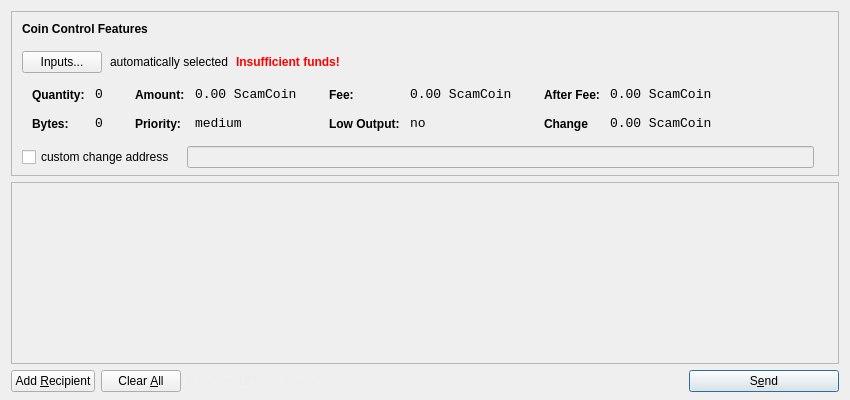
<?xml version="1.0" encoding="UTF-8"?>
<ui version="4.0">
 <class>SendCoinsDialog</class>
 <widget class="QDialog" name="SendCoinsDialog">
  <property name="geometry">
   <rect>
    <x>0</x>
    <y>0</y>
    <width>850</width>
    <height>400</height>
   </rect>
  </property>
  <property name="windowTitle">
   <string>Send Coins</string>
  </property>
  <layout class="QVBoxLayout" name="verticalLayout" stretch="0,1,0">
   <property name="bottomMargin">
    <number>8</number>
   </property>
   <item>
    <widget class="QFrame" name="frameCoinControl">
     <property name="sizePolicy">
      <sizepolicy hsizetype="Expanding" vsizetype="Expanding">
       <horstretch>0</horstretch>
       <verstretch>0</verstretch>
      </sizepolicy>
     </property>
     <property name="maximumSize">
      <size>
       <width>16777215</width>
       <height>16777215</height>
      </size>
     </property>
     <property name="frameShape">
      <enum>QFrame::StyledPanel</enum>
     </property>
     <property name="frameShadow">
      <enum>QFrame::Sunken</enum>
     </property>
     <layout class="QVBoxLayout" name="verticalLayoutCoinControl2">
      <property name="spacing">
       <number>6</number>
      </property>
      <property name="leftMargin">
       <number>0</number>
      </property>
      <property name="topMargin">
       <number>0</number>
      </property>
      <property name="rightMargin">
       <number>0</number>
      </property>
      <property name="bottomMargin">
       <number>6</number>
      </property>
      <item>
       <layout class="QVBoxLayout" name="verticalLayoutCoinControl" stretch="0,0,0,0,1">
        <property name="spacing">
         <number>0</number>
        </property>
        <property name="leftMargin">
         <number>10</number>
        </property>
        <property name="topMargin">
         <number>10</number>
        </property>
        <item>
         <layout class="QHBoxLayout" name="horizontalLayoutCoinControl1">
          <property name="bottomMargin">
           <number>15</number>
          </property>
          <item>
           <widget class="QLabel" name="labelCoinControlFeatures">
            <property name="sizePolicy">
             <sizepolicy hsizetype="Preferred" vsizetype="Maximum">
              <horstretch>0</horstretch>
              <verstretch>0</verstretch>
             </sizepolicy>
            </property>
            <property name="font">
             <font>
              <weight>75</weight>
              <bold>true</bold>
             </font>
            </property>
            <property name="styleSheet">
             <string notr="true">font-weight:bold;</string>
            </property>
            <property name="text">
             <string>Coin Control Features</string>
            </property>
           </widget>
          </item>
         </layout>
        </item>
        <item>
         <layout class="QHBoxLayout" name="horizontalLayoutCoinControl2" stretch="0,0,0,0">
          <property name="spacing">
           <number>8</number>
          </property>
          <property name="bottomMargin">
           <number>10</number>
          </property>
          <item>
           <widget class="QPushButton" name="pushButtonCoinControl">
            <property name="styleSheet">
             <string notr="true"/>
            </property>
            <property name="text">
             <string>Inputs...</string>
            </property>
           </widget>
          </item>
          <item>
           <widget class="QLabel" name="labelCoinControlAutomaticallySelected">
            <property name="text">
             <string>automatically selected</string>
            </property>
            <property name="margin">
             <number>5</number>
            </property>
           </widget>
          </item>
          <item>
           <widget class="QLabel" name="labelCoinControlInsuffFunds">
            <property name="font">
             <font>
              <weight>75</weight>
              <bold>true</bold>
             </font>
            </property>
            <property name="styleSheet">
             <string notr="true">color:red;font-weight:bold;</string>
            </property>
            <property name="text">
             <string>Insufficient funds!</string>
            </property>
            <property name="margin">
             <number>5</number>
            </property>
           </widget>
          </item>
          <item>
           <spacer name="horizontalSpacerCoinControl">
            <property name="orientation">
             <enum>Qt::Horizontal</enum>
            </property>
            <property name="sizeHint" stdset="0">
             <size>
              <width>40</width>
              <height>1</height>
             </size>
            </property>
           </spacer>
          </item>
         </layout>
        </item>
        <item>
         <widget class="QWidget" name="widgetCoinControl" native="true">
          <property name="sizePolicy">
           <sizepolicy hsizetype="Preferred" vsizetype="Preferred">
            <horstretch>0</horstretch>
            <verstretch>0</verstretch>
           </sizepolicy>
          </property>
          <property name="minimumSize">
           <size>
            <width>0</width>
            <height>0</height>
           </size>
          </property>
          <property name="styleSheet">
           <string notr="true"/>
          </property>
          <layout class="QHBoxLayout" name="horizontalLayoutCoinControl5">
           <property name="margin">
            <number>0</number>
           </property>
           <item>
            <layout class="QHBoxLayout" name="horizontalLayoutCoinControl3" stretch="0,0,0,1">
             <property name="spacing">
              <number>20</number>
             </property>
             <property name="topMargin">
              <number>0</number>
             </property>
             <property name="bottomMargin">
              <number>10</number>
             </property>
             <item>
              <layout class="QFormLayout" name="formLayoutCoinControl1">
               <property name="horizontalSpacing">
                <number>10</number>
               </property>
               <property name="verticalSpacing">
                <number>14</number>
               </property>
               <property name="leftMargin">
                <number>10</number>
               </property>
               <property name="topMargin">
                <number>4</number>
               </property>
               <property name="rightMargin">
                <number>6</number>
               </property>
               <item row="0" column="0">
                <widget class="QLabel" name="labelCoinControlQuantityText">
                 <property name="styleSheet">
                  <string notr="true">font-weight:bold;</string>
                 </property>
                 <property name="text">
                  <string>Quantity:</string>
                 </property>
                 <property name="margin">
                  <number>0</number>
                 </property>
                </widget>
               </item>
               <item row="0" column="1">
                <widget class="QLabel" name="labelCoinControlQuantity">
                 <property name="font">
                  <font>
                   <family>Monospace</family>
                   <pointsize>10</pointsize>
                  </font>
                 </property>
                 <property name="cursor">
                  <cursorShape>IBeamCursor</cursorShape>
                 </property>
                 <property name="contextMenuPolicy">
                  <enum>Qt::ActionsContextMenu</enum>
                 </property>
                 <property name="text">
                  <string>0</string>
                 </property>
                 <property name="margin">
                  <number>0</number>
                 </property>
                 <property name="textInteractionFlags">
                  <set>Qt::LinksAccessibleByMouse|Qt::TextSelectableByKeyboard|Qt::TextSelectableByMouse</set>
                 </property>
                </widget>
               </item>
               <item row="1" column="0">
                <widget class="QLabel" name="labelCoinControlBytesText">
                 <property name="styleSheet">
                  <string notr="true">font-weight:bold;</string>
                 </property>
                 <property name="text">
                  <string>Bytes:</string>
                 </property>
                </widget>
               </item>
               <item row="1" column="1">
                <widget class="QLabel" name="labelCoinControlBytes">
                 <property name="font">
                  <font>
                   <family>Monospace</family>
                   <pointsize>10</pointsize>
                  </font>
                 </property>
                 <property name="cursor">
                  <cursorShape>IBeamCursor</cursorShape>
                 </property>
                 <property name="contextMenuPolicy">
                  <enum>Qt::ActionsContextMenu</enum>
                 </property>
                 <property name="text">
                  <string>0</string>
                 </property>
                 <property name="textInteractionFlags">
                  <set>Qt::LinksAccessibleByMouse|Qt::TextSelectableByKeyboard|Qt::TextSelectableByMouse</set>
                 </property>
                </widget>
               </item>
              </layout>
             </item>
             <item>
              <layout class="QFormLayout" name="formLayoutCoinControl2">
               <property name="horizontalSpacing">
                <number>10</number>
               </property>
               <property name="verticalSpacing">
                <number>14</number>
               </property>
               <property name="leftMargin">
                <number>6</number>
               </property>
               <property name="topMargin">
                <number>4</number>
               </property>
               <property name="rightMargin">
                <number>6</number>
               </property>
               <item row="0" column="0">
                <widget class="QLabel" name="labelCoinControlAmountText">
                 <property name="styleSheet">
                  <string notr="true">font-weight:bold;</string>
                 </property>
                 <property name="text">
                  <string>Amount:</string>
                 </property>
                 <property name="margin">
                  <number>0</number>
                 </property>
                </widget>
               </item>
               <item row="0" column="1">
                <widget class="QLabel" name="labelCoinControlAmount">
                 <property name="font">
                  <font>
                   <family>Monospace</family>
                   <pointsize>10</pointsize>
                  </font>
                 </property>
                 <property name="cursor">
                  <cursorShape>IBeamCursor</cursorShape>
                 </property>
                 <property name="contextMenuPolicy">
                  <enum>Qt::ActionsContextMenu</enum>
                 </property>
                 <property name="text">
                  <string>0.00 ScamCoin</string>
                 </property>
                 <property name="textInteractionFlags">
                  <set>Qt::LinksAccessibleByMouse|Qt::TextSelectableByKeyboard|Qt::TextSelectableByMouse</set>
                 </property>
                </widget>
               </item>
               <item row="1" column="0">
                <widget class="QLabel" name="labelCoinControlPriorityText">
                 <property name="styleSheet">
                  <string notr="true">font-weight:bold;</string>
                 </property>
                 <property name="text">
                  <string>Priority:</string>
                 </property>
                </widget>
               </item>
               <item row="1" column="1">
                <widget class="QLabel" name="labelCoinControlPriority">
                 <property name="font">
                  <font>
                   <family>Monospace</family>
                   <pointsize>10</pointsize>
                  </font>
                 </property>
                 <property name="cursor">
                  <cursorShape>IBeamCursor</cursorShape>
                 </property>
                 <property name="contextMenuPolicy">
                  <enum>Qt::ActionsContextMenu</enum>
                 </property>
                 <property name="text">
                  <string>medium</string>
                 </property>
                 <property name="textInteractionFlags">
                  <set>Qt::LinksAccessibleByMouse|Qt::TextSelectableByKeyboard|Qt::TextSelectableByMouse</set>
                 </property>
                </widget>
               </item>
              </layout>
             </item>
             <item>
              <layout class="QFormLayout" name="formLayoutCoinControl3">
               <property name="horizontalSpacing">
                <number>10</number>
               </property>
               <property name="verticalSpacing">
                <number>14</number>
               </property>
               <property name="leftMargin">
                <number>6</number>
               </property>
               <property name="topMargin">
                <number>4</number>
               </property>
               <property name="rightMargin">
                <number>6</number>
               </property>
               <item row="0" column="0">
                <widget class="QLabel" name="labelCoinControlFeeText">
                 <property name="styleSheet">
                  <string notr="true">font-weight:bold;</string>
                 </property>
                 <property name="text">
                  <string>Fee:</string>
                 </property>
                 <property name="margin">
                  <number>0</number>
                 </property>
                </widget>
               </item>
               <item row="0" column="1">
                <widget class="QLabel" name="labelCoinControlFee">
                 <property name="font">
                  <font>
                   <family>Monospace</family>
                   <pointsize>10</pointsize>
                  </font>
                 </property>
                 <property name="cursor">
                  <cursorShape>IBeamCursor</cursorShape>
                 </property>
                 <property name="contextMenuPolicy">
                  <enum>Qt::ActionsContextMenu</enum>
                 </property>
                 <property name="text">
                  <string>0.00 ScamCoin</string>
                 </property>
                 <property name="textInteractionFlags">
                  <set>Qt::LinksAccessibleByMouse|Qt::TextSelectableByKeyboard|Qt::TextSelectableByMouse</set>
                 </property>
                </widget>
               </item>
               <item row="1" column="0">
                <widget class="QLabel" name="labelCoinControlLowOutputText">
                 <property name="styleSheet">
                  <string notr="true">font-weight:bold;</string>
                 </property>
                 <property name="text">
                  <string>Low Output:</string>
                 </property>
                </widget>
               </item>
               <item row="1" column="1">
                <widget class="QLabel" name="labelCoinControlLowOutput">
                 <property name="font">
                  <font>
                   <family>Monospace</family>
                   <pointsize>10</pointsize>
                  </font>
                 </property>
                 <property name="cursor">
                  <cursorShape>IBeamCursor</cursorShape>
                 </property>
                 <property name="contextMenuPolicy">
                  <enum>Qt::ActionsContextMenu</enum>
                 </property>
                 <property name="text">
                  <string>no</string>
                 </property>
                 <property name="textInteractionFlags">
                  <set>Qt::LinksAccessibleByMouse|Qt::TextSelectableByKeyboard|Qt::TextSelectableByMouse</set>
                 </property>
                </widget>
               </item>
              </layout>
             </item>
             <item>
              <layout class="QFormLayout" name="formLayoutCoinControl4">
               <property name="horizontalSpacing">
                <number>10</number>
               </property>
               <property name="verticalSpacing">
                <number>14</number>
               </property>
               <property name="leftMargin">
                <number>6</number>
               </property>
               <property name="topMargin">
                <number>4</number>
               </property>
               <property name="rightMargin">
                <number>6</number>
               </property>
               <item row="0" column="0">
                <widget class="QLabel" name="labelCoinControlAfterFeeText">
                 <property name="styleSheet">
                  <string notr="true">font-weight:bold;</string>
                 </property>
                 <property name="text">
                  <string>After Fee:</string>
                 </property>
                 <property name="margin">
                  <number>0</number>
                 </property>
                </widget>
               </item>
               <item row="0" column="1">
                <widget class="QLabel" name="labelCoinControlAfterFee">
                 <property name="font">
                  <font>
                   <family>Monospace</family>
                   <pointsize>10</pointsize>
                  </font>
                 </property>
                 <property name="cursor">
                  <cursorShape>IBeamCursor</cursorShape>
                 </property>
                 <property name="contextMenuPolicy">
                  <enum>Qt::ActionsContextMenu</enum>
                 </property>
                 <property name="text">
                  <string>0.00 ScamCoin</string>
                 </property>
                 <property name="textInteractionFlags">
                  <set>Qt::LinksAccessibleByMouse|Qt::TextSelectableByKeyboard|Qt::TextSelectableByMouse</set>
                 </property>
                </widget>
               </item>
               <item row="1" column="0">
                <widget class="QLabel" name="labelCoinControlChangeText">
                 <property name="styleSheet">
                  <string notr="true">font-weight:bold;</string>
                 </property>
                 <property name="text">
                  <string>Change</string>
                 </property>
                </widget>
               </item>
               <item row="1" column="1">
                <widget class="QLabel" name="labelCoinControlChange">
                 <property name="font">
                  <font>
                   <family>Monospace</family>
                   <pointsize>10</pointsize>
                  </font>
                 </property>
                 <property name="cursor">
                  <cursorShape>IBeamCursor</cursorShape>
                 </property>
                 <property name="contextMenuPolicy">
                  <enum>Qt::ActionsContextMenu</enum>
                 </property>
                 <property name="text">
                  <string>0.00 ScamCoin</string>
                 </property>
                 <property name="textInteractionFlags">
                  <set>Qt::LinksAccessibleByMouse|Qt::TextSelectableByKeyboard|Qt::TextSelectableByMouse</set>
                 </property>
                </widget>
               </item>
              </layout>
             </item>
            </layout>
           </item>
          </layout>
         </widget>
        </item>
        <item>
         <layout class="QHBoxLayout" name="horizontalLayoutCoinControl4" stretch="0,0,0">
          <property name="spacing">
           <number>12</number>
          </property>
          <property name="sizeConstraint">
           <enum>QLayout::SetDefaultConstraint</enum>
          </property>
          <property name="topMargin">
           <number>5</number>
          </property>
          <property name="rightMargin">
           <number>5</number>
          </property>
          <item>
           <widget class="QCheckBox" name="checkBoxCoinControlChange">
            <property name="text">
             <string>custom change address</string>
            </property>
           </widget>
          </item>
          <item>
           <widget class="QLineEdit" name="lineEditCoinControlChange">
            <property name="enabled">
             <bool>false</bool>
            </property>
            <property name="sizePolicy">
             <sizepolicy hsizetype="Expanding" vsizetype="Fixed">
              <horstretch>0</horstretch>
              <verstretch>0</verstretch>
             </sizepolicy>
            </property>
           </widget>
          </item>
          <item>
           <widget class="QLabel" name="labelCoinControlChangeLabel">
            <property name="sizePolicy">
             <sizepolicy hsizetype="Preferred" vsizetype="Expanding">
              <horstretch>0</horstretch>
              <verstretch>0</verstretch>
             </sizepolicy>
            </property>
            <property name="minimumSize">
             <size>
              <width>0</width>
              <height>0</height>
             </size>
            </property>
            <property name="text">
             <string/>
            </property>
            <property name="margin">
             <number>3</number>
            </property>
           </widget>
          </item>
         </layout>
        </item>
        <item>
         <spacer name="verticalSpacerCoinControl">
          <property name="orientation">
           <enum>Qt::Vertical</enum>
          </property>
          <property name="sizeHint" stdset="0">
           <size>
            <width>800</width>
            <height>1</height>
           </size>
          </property>
         </spacer>
        </item>
       </layout>
      </item>
     </layout>
    </widget>
   </item>
   <item>
    <widget class="QScrollArea" name="scrollArea">
     <property name="widgetResizable">
      <bool>true</bool>
     </property>
     <widget class="QWidget" name="scrollAreaWidgetContents">
      <property name="geometry">
       <rect>
        <x>0</x>
        <y>0</y>
        <width>830</width>
        <height>156</height>
       </rect>
      </property>
      <layout class="QVBoxLayout" name="verticalLayout_2">
       <property name="margin">
        <number>0</number>
       </property>
       <item>
        <layout class="QVBoxLayout" name="entries">
         <property name="spacing">
          <number>6</number>
         </property>
        </layout>
       </item>
       <item>
        <spacer name="verticalSpacer">
         <property name="orientation">
          <enum>Qt::Vertical</enum>
         </property>
         <property name="sizeHint" stdset="0">
          <size>
           <width>20</width>
           <height>40</height>
          </size>
         </property>
        </spacer>
       </item>
      </layout>
     </widget>
    </widget>
   </item>
   <item>
    <layout class="QHBoxLayout" name="horizontalLayout">
     <item>
      <widget class="QPushButton" name="addButton">
       <property name="toolTip">
        <string>Send to multiple recipients at once</string>
       </property>
       <property name="text">
        <string>Add &amp;Recipient</string>
       </property>
       <property name="icon">
        <iconset resource="../bitcoin.qrc">
         <normaloff>:/icons/add</normaloff>:/icons/add</iconset>
       </property>
       <property name="autoDefault">
        <bool>false</bool>
       </property>
      </widget>
     </item>
     <item>
      <widget class="QPushButton" name="clearButton">
       <property name="sizePolicy">
        <sizepolicy hsizetype="Minimum" vsizetype="Fixed">
         <horstretch>0</horstretch>
         <verstretch>0</verstretch>
        </sizepolicy>
       </property>
       <property name="toolTip">
        <string>Remove all transaction fields</string>
       </property>
       <property name="text">
        <string>Clear &amp;All</string>
       </property>
       <property name="icon">
        <iconset resource="../bitcoin.qrc">
         <normaloff>:/icons/remove</normaloff>:/icons/remove</iconset>
       </property>
       <property name="autoRepeatDelay">
        <number>300</number>
       </property>
       <property name="autoDefault">
        <bool>false</bool>
       </property>
      </widget>
     </item>
     <item>
      <layout class="QHBoxLayout" name="horizontalLayout_2">
       <property name="spacing">
        <number>3</number>
       </property>
       <item>
        <widget class="QLabel" name="label">
         <property name="sizePolicy">
          <sizepolicy hsizetype="Preferred" vsizetype="Fixed">
           <horstretch>0</horstretch>
           <verstretch>0</verstretch>
          </sizepolicy>
         </property>
         <property name="styleSheet">
          <string notr="true">#label { color: #ededed; }</string>
         </property>
         <property name="text">
          <string>Balance:</string>
         </property>
        </widget>
       </item>
       <item>
        <widget class="QLabel" name="labelBalance">
         <property name="sizePolicy">
          <sizepolicy hsizetype="Preferred" vsizetype="Fixed">
           <horstretch>0</horstretch>
           <verstretch>0</verstretch>
          </sizepolicy>
         </property>
         <property name="cursor">
          <cursorShape>IBeamCursor</cursorShape>
         </property>
         <property name="styleSheet">
          <string notr="true">#labelBalance { color: #ededed; }</string>
         </property>
         <property name="text">
          <string>123.456 ScamCoin</string>
         </property>
         <property name="textInteractionFlags">
          <set>Qt::LinksAccessibleByMouse|Qt::TextSelectableByKeyboard|Qt::TextSelectableByMouse</set>
         </property>
        </widget>
       </item>
      </layout>
     </item>
     <item>
      <spacer name="horizontalSpacer">
       <property name="orientation">
        <enum>Qt::Horizontal</enum>
       </property>
       <property name="sizeHint" stdset="0">
        <size>
         <width>40</width>
         <height>20</height>
        </size>
       </property>
      </spacer>
     </item>
     <item>
      <widget class="QPushButton" name="sendButton">
       <property name="minimumSize">
        <size>
         <width>150</width>
         <height>0</height>
        </size>
       </property>
       <property name="toolTip">
        <string>Confirm the send action</string>
       </property>
       <property name="text">
        <string>S&amp;end</string>
       </property>
       <property name="icon">
        <iconset resource="../bitcoin.qrc">
         <normaloff>:/icons/send</normaloff>:/icons/send</iconset>
       </property>
       <property name="default">
        <bool>true</bool>
       </property>
      </widget>
     </item>
    </layout>
   </item>
  </layout>
 </widget>
 <resources>
  <include location="../bitcoin.qrc"/>
 </resources>
 <connections/>
</ui>
